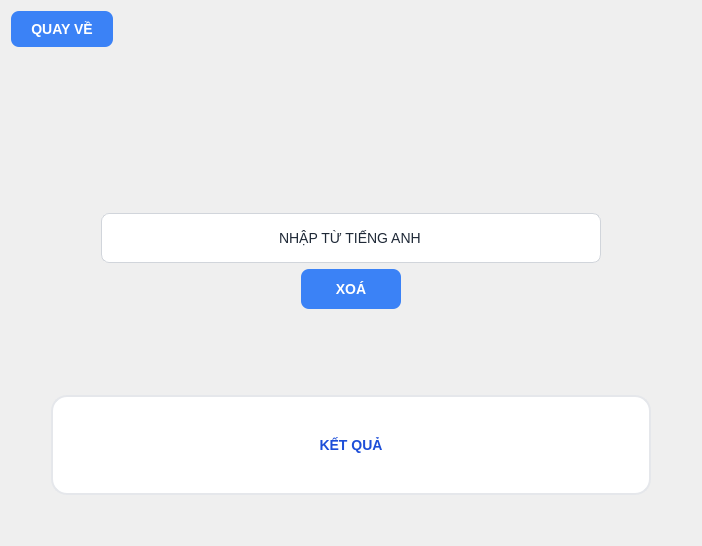
      <widget class="QWidget" name="p4_xoa_tu_vung">
       <layout class="QVBoxLayout" name="verticalLayout_9">
        <item>
         <layout class="QVBoxLayout" name="verticalLayout_8">
          <item>
           <layout class="QHBoxLayout" name="horizontalLayout_12">
            <item>
             <widget class="QPushButton" name="btn_back_tu_xoa_tu_vung">
              <property name="styleSheet">
               <string notr="true">QPushButton {
    background-color: #3B82F6; /* Màu xanh dương hiện đại */
    color: #FFFFFF;            /* Chữ màu trắng */
    border: none;              /* Bỏ viền đen viền mặc định */
    border-radius: 8px;        /* Bo góc */
    padding: 10px 20px;        /* Nút to, dễ bấm */
    font-size: 14px;
    font-weight: bold;
    font-family: &quot;Segoe UI&quot;, Arial, sans-serif;
}

QPushButton:hover {
    background-color: #2563EB; /* Hiệu ứng di chuột: Nền tối đi một xíu */
}

QPushButton:pressed {
    background-color: #1D4ED8; /* Hiệu ứng click: Nền tối hẳn lại */
}</string>
              </property>
              <property name="text">
               <string>QUAY VỀ</string>
              </property>
             </widget>
            </item>
            <item>
             <spacer name="horizontalSpacer_12">
              <property name="orientation">
               <enum>Qt::Orientation::Horizontal</enum>
              </property>
              <property name="sizeHint" stdset="0">
               <size>
                <width>40</width>
                <height>20</height>
               </size>
              </property>
             </spacer>
            </item>
           </layout>
          </item>
          <item>
           <spacer name="verticalSpacer_14">
            <property name="orientation">
             <enum>Qt::Orientation::Vertical</enum>
            </property>
            <property name="sizeHint" stdset="0">
             <size>
              <width>20</width>
              <height>40</height>
             </size>
            </property>
           </spacer>
          </item>
          <item>
           <spacer name="verticalSpacer_17">
            <property name="orientation">
             <enum>Qt::Orientation::Vertical</enum>
            </property>
            <property name="sizeHint" stdset="0">
             <size>
              <width>20</width>
              <height>40</height>
             </size>
            </property>
           </spacer>
          </item>
          <item>
           <spacer name="verticalSpacer_19">
            <property name="orientation">
             <enum>Qt::Orientation::Vertical</enum>
            </property>
            <property name="sizeHint" stdset="0">
             <size>
              <width>20</width>
              <height>40</height>
             </size>
            </property>
           </spacer>
          </item>
          <item>
           <spacer name="verticalSpacer_18">
            <property name="orientation">
             <enum>Qt::Orientation::Vertical</enum>
            </property>
            <property name="sizeHint" stdset="0">
             <size>
              <width>20</width>
              <height>40</height>
             </size>
            </property>
           </spacer>
          </item>
          <item alignment="Qt::AlignmentFlag::AlignHCenter">
           <widget class="QLineEdit" name="text_nhap_tu_tieng_anh_xoa">
            <property name="enabled">
             <bool>true</bool>
            </property>
            <property name="minimumSize">
             <size>
              <width>500</width>
              <height>50</height>
             </size>
            </property>
            <property name="maximumSize">
             <size>
              <width>500</width>
              <height>50</height>
             </size>
            </property>
            <property name="styleSheet">
             <string notr="true">QLineEdit {
    background-color: #FFFFFF; /* Nền trắng sáng */
    color: #1F2937;            /* CHỮ MÀU ĐEN ĐẬM - Đảm bảo luôn nhìn thấy chữ */
    border: 1px solid #D1D5DB; /* Viền xám nhạt */
    border-radius: 8px;        /* Bo góc mềm mại */
    padding: 8px 12px;         /* Khoảng cách từ chữ tới viền vừa đủ */
    font-size: 14px;
    font-family: &quot;Segoe UI&quot;, Arial, sans-serif;
}

QLineEdit:focus {
    border: 2px solid #3B82F6; /* Khi click vào gõ, viền sáng màu xanh dương */
    background-color: #FFFFFF;
}</string>
            </property>
            <property name="text">
             <string>NHẬP TỪ TIẾNG ANH</string>
            </property>
            <property name="alignment">
             <set>Qt::AlignmentFlag::AlignCenter</set>
            </property>
            <property name="placeholderText">
             <string>NHẬP TỪ TIẾNG ANH</string>
            </property>
           </widget>
          </item>
          <item alignment="Qt::AlignmentFlag::AlignHCenter">
           <widget class="QPushButton" name="btn_them_2">
            <property name="minimumSize">
             <size>
              <width>100</width>
              <height>40</height>
             </size>
            </property>
            <property name="maximumSize">
             <size>
              <width>100</width>
              <height>40</height>
             </size>
            </property>
            <property name="styleSheet">
             <string notr="true">QPushButton {
    background-color: #3B82F6; /* Màu xanh dương hiện đại */
    color: #FFFFFF;            /* Chữ màu trắng */
    border: none;              /* Bỏ viền đen viền mặc định */
    border-radius: 8px;        /* Bo góc */
    padding: 10px 20px;        /* Nút to, dễ bấm */
    font-size: 14px;
    font-weight: bold;
    font-family: &quot;Segoe UI&quot;, Arial, sans-serif;
}

QPushButton:hover {
    background-color: #2563EB; /* Hiệu ứng di chuột: Nền tối đi một xíu */
}

QPushButton:pressed {
    background-color: #1D4ED8; /* Hiệu ứng click: Nền tối hẳn lại */
}</string>
            </property>
            <property name="text">
             <string>XOÁ</string>
            </property>
           </widget>
          </item>
          <item>
           <spacer name="verticalSpacer_15">
            <property name="orientation">
             <enum>Qt::Orientation::Vertical</enum>
            </property>
            <property name="sizeHint" stdset="0">
             <size>
              <width>20</width>
              <height>40</height>
             </size>
            </property>
           </spacer>
          </item>
          <item>
           <spacer name="verticalSpacer_20">
            <property name="orientation">
             <enum>Qt::Orientation::Vertical</enum>
            </property>
            <property name="sizeHint" stdset="0">
             <size>
              <width>20</width>
              <height>40</height>
             </size>
            </property>
           </spacer>
          </item>
         </layout>
        </item>
        <item>
         <layout class="QHBoxLayout" name="horizontalLayout_13">
          <item>
           <spacer name="horizontalSpacer_13">
            <property name="orientation">
             <enum>Qt::Orientation::Horizontal</enum>
            </property>
            <property name="sizeHint" stdset="0">
             <size>
              <width>40</width>
              <height>20</height>
             </size>
            </property>
           </spacer>
          </item>
          <item>
           <widget class="QLabel" name="lbl_ket_qua_xoa">
            <property name="minimumSize">
             <size>
              <width>600</width>
              <height>100</height>
             </size>
            </property>
            <property name="maximumSize">
             <size>
              <width>600</width>
              <height>100</height>
             </size>
            </property>
            <property name="styleSheet">
             <string notr="true">QLabel {
    background-color: #FFFFFF; /* Nền thẻ màu trắng */
    color: #1D4ED8;            /* Chữ màu xanh dương đậm cho dễ học */
    border: 2px solid #E5E7EB; /* Viền xám rất mờ */
    border-radius: 16px;       /* Bo góc tròn trịa giống cái thẻ thật */
    padding: 30px;             /* Khoảng cách từ viền vào chữ rộng ra */
    font-size: 14px;           /* Chữ từ vựng cực to */
    font-weight: bold;
    font-family: &quot;Segoe UI&quot;, Arial, sans-serif;
    /* qproperty-alignment: AlignCenter;  &lt;- Bạn chỉnh Canh giữa trong Property Editor sẽ tốt hơn */
}</string>
            </property>
            <property name="text">
             <string>KẾT QUẢ</string>
            </property>
            <property name="alignment">
             <set>Qt::AlignmentFlag::AlignCenter</set>
            </property>
           </widget>
          </item>
          <item>
           <spacer name="horizontalSpacer_14">
            <property name="orientation">
             <enum>Qt::Orientation::Horizontal</enum>
            </property>
            <property name="sizeHint" stdset="0">
             <size>
              <width>40</width>
              <height>20</height>
             </size>
            </property>
           </spacer>
          </item>
         </layout>
        </item>
        <item>
         <spacer name="verticalSpacer_16">
          <property name="orientation">
           <enum>Qt::Orientation::Vertical</enum>
          </property>
          <property name="sizeHint" stdset="0">
           <size>
            <width>20</width>
            <height>40</height>
           </size>
          </property>
         </spacer>
        </item>
       </layout>
      </widget>
